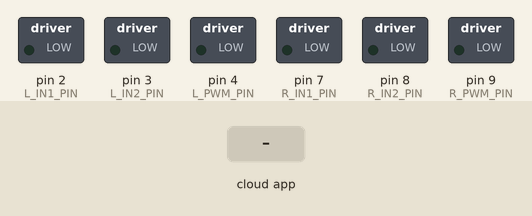
Bench run of a sketch on a simulated Arduino Uno, built with avr-gcc and run on an emulated ATmega328P. On the bench: switched loads named in the sketch (green lamp = pin HIGH). Inputs (shaded band) come from the test bench. The ROS host is connected and sends only what is stated.

Above: at 1.2 s.
1.3 s: the phone or cloud app sets target_rpm_left to -100
At 1.9 s:
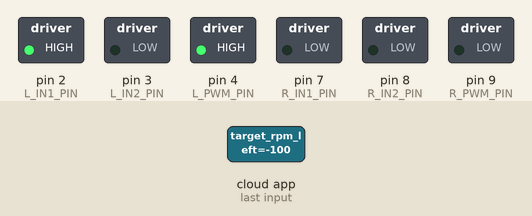
2.9 s: the phone or cloud app sets target_rpm_right to -100
At 3.3 s:
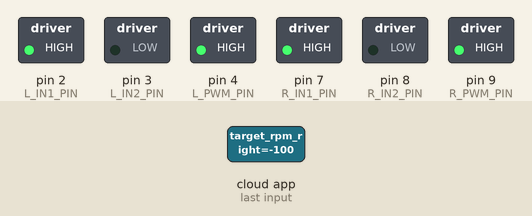
4.5 s: the phone or cloud app sets target_rpm_left to 0
At 5.8 s:
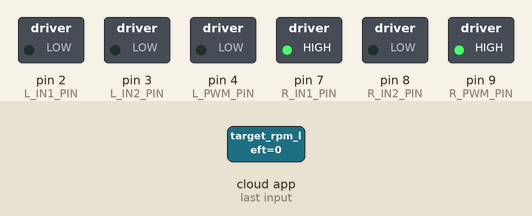
6.1 s: the phone or cloud app sets target_rpm_right to 100
At 6.8 s:
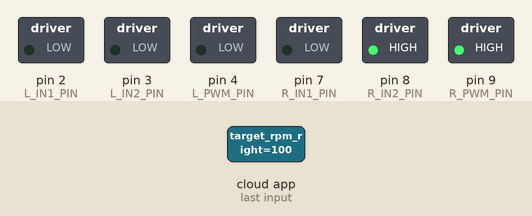
7.7 s: the phone or cloud app sets target_rpm_left to 100
At 8.1 s:
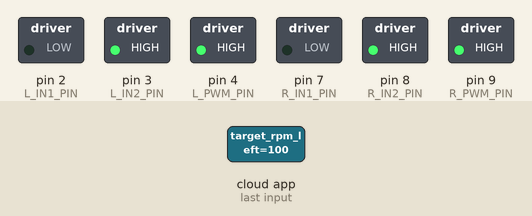
9.3 s: the phone or cloud app sets target_rpm_right to 0
At 10.7 s:
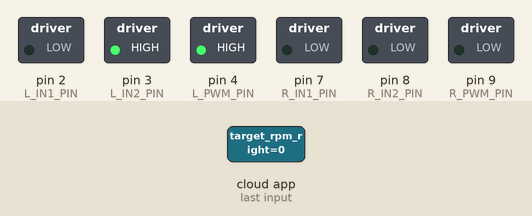
Timing chart, 0 to 11.9 s (numbered marks = the images above; inputs shaded):
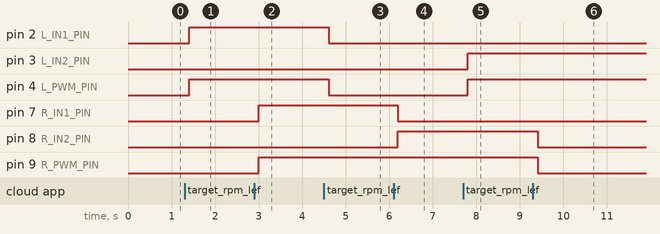

Measured:
- after the input at 1.3 s, pin 2 (L_IN1_PIN), pin 4 (L_PWM_PIN): LOW → HIGH after 0.10 s
- after the input at 2.9 s, pin 7 (R_IN1_PIN), pin 9 (R_PWM_PIN): LOW → HIGH after 0.10 s
- after the input at 4.5 s, pin 2 (L_IN1_PIN), pin 4 (L_PWM_PIN): HIGH → LOW after 0.11 s
- after the input at 6.1 s, pin 7 (R_IN1_PIN): HIGH → LOW after 0.10 s; pin 8 (R_IN2_PIN): LOW → HIGH after 0.10 s
- after the input at 7.7 s, pin 3 (L_IN2_PIN), pin 4 (L_PWM_PIN): LOW → HIGH after 0.10 s
- after the input at 9.3 s, pin 8 (R_IN2_PIN), pin 9 (R_PWM_PIN): HIGH → LOW after 0.11 s

The sketch:

test_2_motor_encode_pid.ino
```cpp
#include <micro_ros_arduino.h>
#include <stdio.h>
#include <rcl/rcl.h>
#include <rcl/error_handling.h>
#include <rclc/rclc.h>
#include <rclc/executor.h>
#include <std_msgs/msg/float32.h>
#include <std_msgs/msg/int32.h>
#include <rmw_microros/rmw_microros.h>

// ===== Pin Definition =====
// Motor ซ้าย
#define L_PWM_PIN  4
#define L_IN1_PIN  2
#define L_IN2_PIN  3
#define L_ENCA_PIN 5
#define L_ENCB_PIN 6

// Motor ขวา
#define R_PWM_PIN  9
#define R_IN1_PIN  7
#define R_IN2_PIN  8
#define R_ENCA_PIN 11
#define R_ENCB_PIN 10

const int PWM_MIN = 140;
const int PWM_MAX = 255;

// ===== Encoder =====
volatile long encoderLeft  = 0;
volatile long encoderRight = 0;

void encoderISR_L() {
  int b = digitalRead(L_ENCB_PIN);
  if (b > 0) encoderLeft--;
  else       encoderLeft++;
}

void encoderISR_R() {
  int b = digitalRead(R_ENCB_PIN);
  if (b > 0) encoderRight--;
  else       encoderRight++;
}

// ===== Motor =====
void setMotorLeft(int pwmVal) {
  if (pwmVal > 0) {
    int actualPWM = map(pwmVal, 1, 255, PWM_MIN, PWM_MAX);
    digitalWrite(L_IN1_PIN, LOW);
    digitalWrite(L_IN2_PIN, HIGH);
    analogWrite(L_PWM_PIN, actualPWM);
  } else if (pwmVal < 0) {
    int actualPWM = map(-pwmVal, 1, 255, PWM_MIN, PWM_MAX);
    digitalWrite(L_IN1_PIN, HIGH);
    digitalWrite(L_IN2_PIN, LOW);
    analogWrite(L_PWM_PIN, actualPWM);
  } else {
    digitalWrite(L_IN1_PIN, LOW);
    digitalWrite(L_IN2_PIN, LOW);
    analogWrite(L_PWM_PIN, 0);
  }
}

void setMotorRight(int pwmVal) {
  if (pwmVal > 0) {
    int actualPWM = map(pwmVal, 1, 255, PWM_MIN, PWM_MAX);
    digitalWrite(R_IN1_PIN, LOW);
    digitalWrite(R_IN2_PIN, HIGH);
    analogWrite(R_PWM_PIN, actualPWM);
  } else if (pwmVal < 0) {
    int actualPWM = map(-pwmVal, 1, 255, PWM_MIN, PWM_MAX);
    digitalWrite(R_IN1_PIN, HIGH);
    digitalWrite(R_IN2_PIN, LOW);
    analogWrite(R_PWM_PIN, actualPWM);
  } else {
    digitalWrite(R_IN1_PIN, LOW);
    digitalWrite(R_IN2_PIN, LOW);
    analogWrite(R_PWM_PIN, 0);
  }
}

// ===== PID Parameters =====
float Kp = 3.0;
float Ki = 5.0;
float Kd = 0.0;

const int   LOOP_MS  = 100;
const float LOOP_SEC = LOOP_MS / 1000.0;
const float PULSES_PER_REV = 973.0;

// ===== PID State: Left =====
float targetRPM_L = 0.0;
float integral_L  = 0.0;
float prevError_L = 0.0;
long  prevCount_L = 0;

// ===== PID State: Right =====
float targetRPM_R = 0.0;
float integral_R  = 0.0;
float prevError_R = 0.0;
long  prevCount_R = 0;

// ===== micro-ROS =====
rcl_publisher_t    rpm_left_pub;
rcl_publisher_t    rpm_right_pub;
rcl_publisher_t    enc_left_pub;
rcl_publisher_t    enc_right_pub;
rcl_subscription_t target_left_sub;
rcl_subscription_t target_right_sub;

std_msgs__msg__Float32 rpm_left_msg;
std_msgs__msg__Float32 rpm_right_msg;
std_msgs__msg__Int32   enc_left_msg;
std_msgs__msg__Int32   enc_right_msg;
std_msgs__msg__Float32 target_left_msg;
std_msgs__msg__Float32 target_right_msg;

rcl_allocator_t allocator;
rclc_support_t  support;
rclc_executor_t executor;
rcl_node_t      node;
rcl_timer_t     pid_timer;

bool micro_ros_init_successful = false;

// ===== PID Compute Helper =====
int computePID(float target, float actual,
               float &integral, float &prevError) {
  float error   = target - actual;
  integral     += error * LOOP_SEC;
  integral      = constrain(integral, -100, 100);
  float deriv   = (error - prevError) / LOOP_SEC;
  prevError     = error;
  float output  = Kp * error + Ki * integral + Kd * deriv;
  return (int)constrain(output, -255, 255);
}

// ===== Callbacks: รับ target RPM =====
void target_left_callback(const void * msgin) {
  const std_msgs__msg__Float32 * msg = (const std_msgs__msg__Float32 *)msgin;
  targetRPM_L = msg->data;
  integral_L  = 0;
  prevError_L = 0;
}

void target_right_callback(const void * msgin) {
  const std_msgs__msg__Float32 * msg = (const std_msgs__msg__Float32 *)msgin;
  targetRPM_R = msg->data;
  integral_R  = 0;
  prevError_R = 0;
}

// ===== Timer Callback: PID Loop ทุก 100ms =====
void pid_timer_callback(rcl_timer_t * timer, int64_t last_call_time) {

  // --- อ่าน encoder ---
  noInterrupts();
  long countL = encoderLeft;
  long countR = encoderRight;
  interrupts();

  long deltaL = countL - prevCount_L;
  long deltaR = countR - prevCount_R;
  prevCount_L = countL;
  prevCount_R = countR;

  float actualRPM_L = (deltaL / PULSES_PER_REV) * (60.0 / LOOP_SEC);
  float actualRPM_R = (deltaR / PULSES_PER_REV) * (60.0 / LOOP_SEC);

  // --- PID Left ---
  if (targetRPM_L == 0.0) {
    setMotorLeft(0);
    integral_L  = 0;
    prevError_L = 0;
  } else {
    int pwmL = computePID(targetRPM_L, actualRPM_L, integral_L, prevError_L);
    setMotorLeft(pwmL);
  }

  // --- PID Right ---
  if (targetRPM_R == 0.0) {
    setMotorRight(0);
    integral_R  = 0;
    prevError_R = 0;
  } else {
    int pwmR = computePID(targetRPM_R, actualRPM_R, integral_R, prevError_R);
    setMotorRight(pwmR);
  }

  // --- Publish RPM ---
  rpm_left_msg.data  = actualRPM_L;
  rpm_right_msg.data = actualRPM_R;
  rcl_publish(&rpm_left_pub,  &rpm_left_msg,  NULL);
  rcl_publish(&rpm_right_pub, &rpm_right_msg, NULL);

  // --- Publish Encoder ---
  enc_left_msg.data  = (int32_t)countL;
  enc_right_msg.data = (int32_t)countR;
  rcl_publish(&enc_left_pub,  &enc_left_msg,  NULL);
  rcl_publish(&enc_right_pub, &enc_right_msg, NULL);
}

// ===== Create Entities =====
void create_entities() {
  allocator = rcl_get_default_allocator();
  rclc_support_init(&support, 0, NULL, &allocator);
  rclc_node_init_default(&node, "motor_pid_node", "", &support);

  // Publishers
  rclc_publisher_init_default(&rpm_left_pub,  &node,
    ROSIDL_GET_MSG_TYPE_SUPPORT(std_msgs, msg, Float32), "actual_rpm_left");
  rclc_publisher_init_default(&rpm_right_pub, &node,
    ROSIDL_GET_MSG_TYPE_SUPPORT(std_msgs, msg, Float32), "actual_rpm_right");
  rclc_publisher_init_default(&enc_left_pub,  &node,
    ROSIDL_GET_MSG_TYPE_SUPPORT(std_msgs, msg, Int32),   "encoder_left");
  rclc_publisher_init_default(&enc_right_pub, &node,
    ROSIDL_GET_MSG_TYPE_SUPPORT(std_msgs, msg, Int32),   "encoder_right");

  // Subscribers
  rclc_subscription_init_default(&target_left_sub,  &node,
    ROSIDL_GET_MSG_TYPE_SUPPORT(std_msgs, msg, Float32), "target_rpm_left");
  rclc_subscription_init_default(&target_right_sub, &node,
    ROSIDL_GET_MSG_TYPE_SUPPORT(std_msgs, msg, Float32), "target_rpm_right");

  // Timer 100ms
  rclc_timer_init_default(&pid_timer, &support,
    RCL_MS_TO_NS(100), pid_timer_callback);

  // Executor: 1 timer + 2 subscribers
  rclc_executor_init(&executor, &support.context, 3, &allocator);
  rclc_executor_add_timer(&executor, &pid_timer);
  rclc_executor_add_subscription(&executor, &target_left_sub,
    &target_left_msg,  &target_left_callback,  ON_NEW_DATA);
  rclc_executor_add_subscription(&executor, &target_right_sub,
    &target_right_msg, &target_right_callback, ON_NEW_DATA);
}

// ===== Destroy Entities =====
void destroy_entities() {
  rcl_publisher_fini(&rpm_left_pub,      &node);
  rcl_publisher_fini(&rpm_right_pub,     &node);
  rcl_publisher_fini(&enc_left_pub,      &node);
  rcl_publisher_fini(&enc_right_pub,     &node);
  rcl_subscription_fini(&target_left_sub,  &node);
  rcl_subscription_fini(&target_right_sub, &node);
  rcl_timer_fini(&pid_timer);
  rcl_node_fini(&node);
  rclc_executor_fini(&executor);
  rclc_support_fini(&support);
}

// ===== Setup =====
void setup() {
  Serial.begin(115200);

  // Motor Left
  pinMode(L_PWM_PIN, OUTPUT);
  pinMode(L_IN1_PIN, OUTPUT);
  pinMode(L_IN2_PIN, OUTPUT);
  pinMode(L_ENCA_PIN, INPUT_PULLUP);
  pinMode(L_ENCB_PIN, INPUT_PULLUP);

  // Motor Right
  pinMode(R_PWM_PIN, OUTPUT);
  pinMode(R_IN1_PIN, OUTPUT);
  pinMode(R_IN2_PIN, OUTPUT);
  pinMode(R_ENCA_PIN, INPUT_PULLUP);
  pinMode(R_ENCB_PIN, INPUT_PULLUP);

  attachInterrupt(digitalPinToInterrupt(L_ENCA_PIN), encoderISR_L, RISING);
  attachInterrupt(digitalPinToInterrupt(R_ENCA_PIN), encoderISR_R, RISING);

  set_microros_transports();
  micro_ros_init_successful = false;
}

// ===== Loop =====
void loop() {
  if (RMW_RET_OK == rmw_uros_ping_agent(50, 2)) {
    if (!micro_ros_init_successful) {
      create_entities();
      micro_ros_init_successful = true;
    } else {
      rclc_executor_spin_some(&executor, RCL_MS_TO_NS(100));
    }
  } else if (micro_ros_init_successful) {
    setMotorLeft(0);
    setMotorRight(0);
    targetRPM_L = 0;
    targetRPM_R = 0;
    integral_L  = 0;
    integral_R  = 0;
    destroy_entities();
    micro_ros_init_successful = false;
  }
}
```
